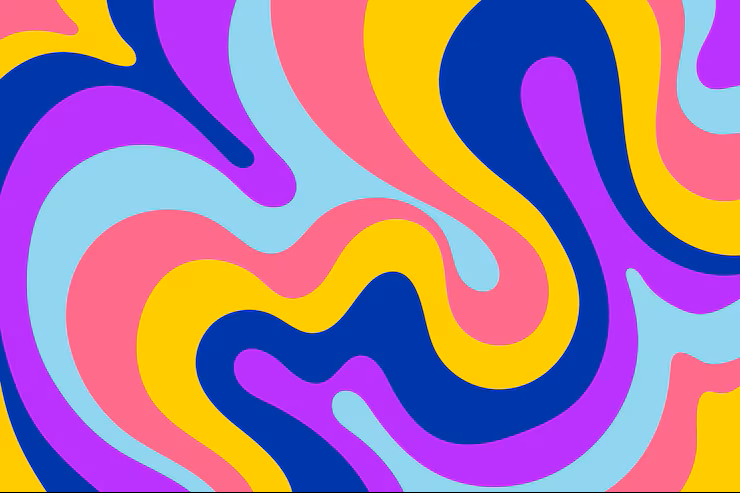
#> input picture Aula 04-03/Imagens/cores.png, 740 x 493 px, found by its file name
$ python bgr-separacao-de-cores.py
#> lines starting #> are read from the running program, lines starting #| are printed output that depends on the picture
import cv2
import numpy as np

imagem = cv2.imread('./Aula 04-03/Imagens/cores.png')
#> imagem is the input picture: shape (493, 740, 3); mean B, G, R 159.1, 121.2, 165.2

print(imagem.shape)
#| (493, 740, 3)

#b = imagem[:,:,0] #linha, coluna, canal de cor
#g = imagem[:,:,1]
#r = imagem[:,:,2]

b, g, r = cv2.split(imagem)
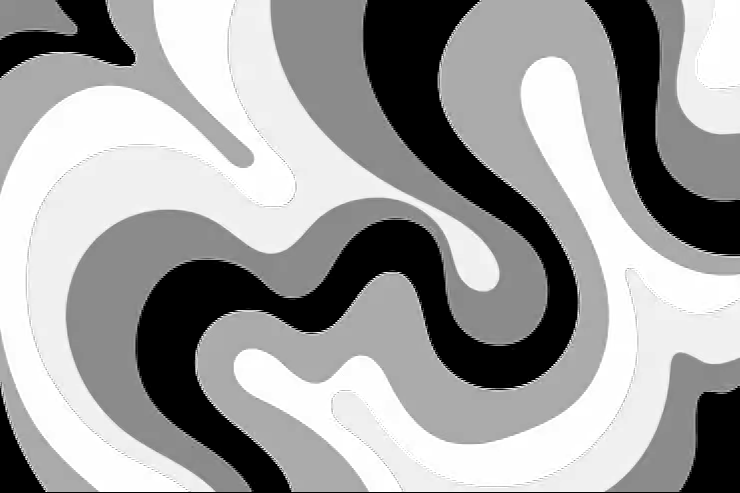
#> b: shape (493, 740); min 0, max 255, mean 159.1
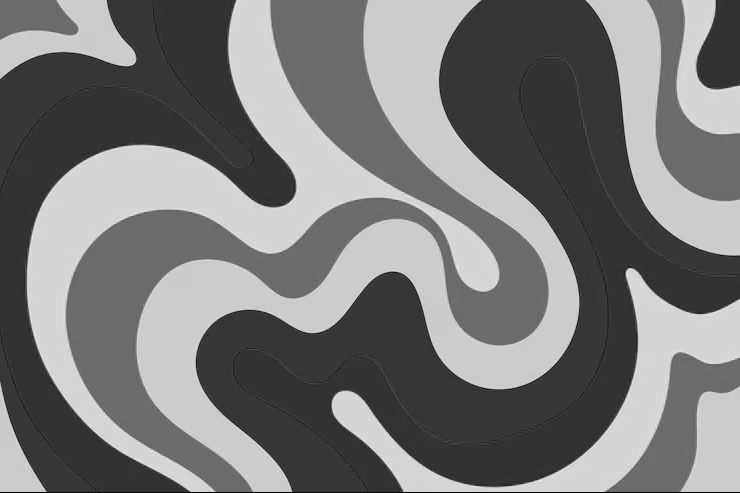
#> g: shape (493, 740); min 0, max 236, mean 121.2
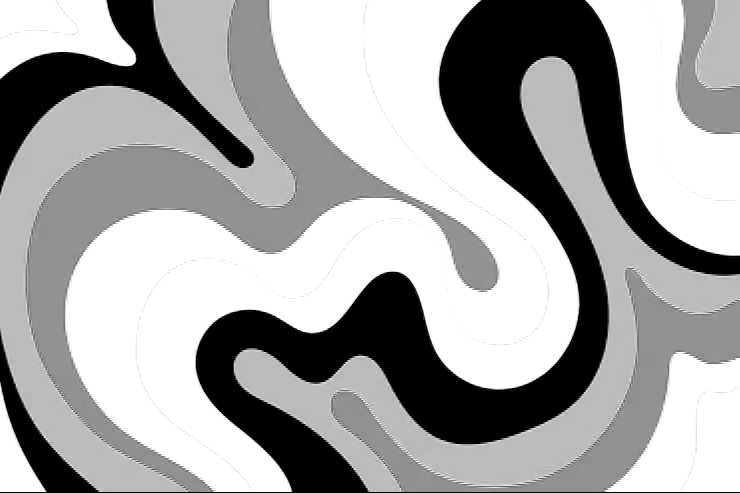
#> r: shape (493, 740); min 0, max 255, mean 165.2

cv2.imshow('Imagem original', imagem)
cv2.imshow('Canal b', b)
cv2.imshow('Canal g', g)
cv2.imshow('Canal r', r)
cv2.waitKey(0)
cv2.destroyAllWindows()
